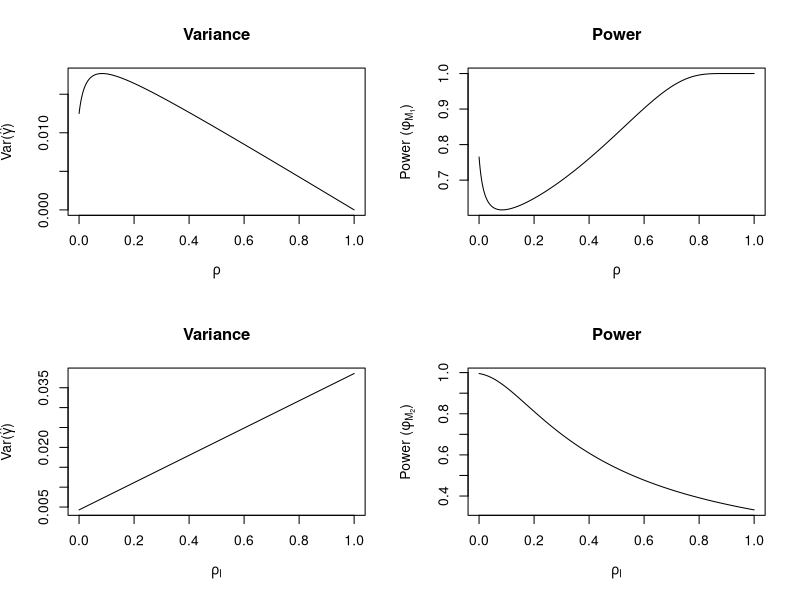

Reproduce this figure in R.
# Variance and power of the Hussey and Hughes model based on Heo's calculation from the paper 
#"Sample size determinations for stepped-wedge clinical trials from a three-level data hierarchy perspective"
#Statistical Methods in Medical Research 2018, Vol. 27(2) 480–489
#by Moonseong Heo, Namhee Kim, Michael L Rinke, and Judith Wylie-Rosett


sig2 = 1
c_val = 2
s_val = 5
p_val = 2
k_val = 5
b_val = 2
delta = .3


a0 = 6*sig2/(c_val*p_val*s_val*k_val*(s_val - (1/s_val)))
a1 = (p_val*s_val*k_val + b_val*k_val - 2)*a0
a2 = -(p_val*s_val*k_val + b_val*k_val - 1)*a0
a3 = ((p_val*s_val*k_val/2) + b_val*k_val - 1)

fun_rho = function(x){
  var_rho = (a0 + x*a1 + x*x*a2)/(1 + x*a3)
  return(var_rho)
}

rho_val = seq(0, 1, length = 1000)
var_theta = fun_rho(rho_val)

par(mfrow = c(2, 2))
plot(rho_val, var_theta, type = "l", main = "Variance", ylab = expression(paste("Var(", hat(gamma), ")")), xlab = expression(paste(rho)))
rho_val[which(var_theta== max(var_theta))]

term11 = sqrt(var_theta)
term21 = (delta/term11) - qnorm(0.975, 0, 1)

plot(rho_val, pnorm(term21), type = "l", main = "Power", ylab = expression(paste("Power (", phi[M[1]], ")")),  xlab = expression(paste(rho)))

# variance and power of the heo's model 
sig2 = 1
c_val = 2
s_val = 5
p_val = 2
k_val = 5
b_val = 2
delta = .3
rhoj = .1
fun_rho = function(x){
  var_rho = (6*(b_val + p_val*s_val)*(1+(k_val -1)*x - k_val*rhoj))/(c_val*p_val*s_val*k_val*(s_val + 1)*(p_val*s_val - p_val + 3*b_val))
  return(var_rho)
}

rho_val = seq(0, 1, length = 1000)
var_theta = fun_rho(rho_val)

plot(rho_val, var_theta, type = "l", main = "Variance", ylab = expression(paste("Var(", hat(gamma), ")")), xlab = expression(paste(rho[I])))
rho_val[which(var_theta== max(var_theta))]

term11 = sqrt(var_theta)
term21 = (delta/term11) - qnorm(0.975, 0, 1)

plot(rho_val, pnorm(term21), type = "l", main = "Power", ylab = expression(paste("Power (", phi[M[2]], ")")),  xlab = expression(paste(rho[I])))


